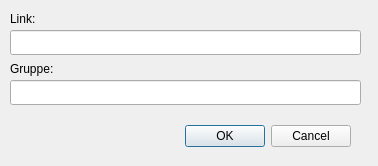
<?xml version="1.0" encoding="UTF-8"?>
<ui version="4.0">
 <class>DialogA</class>
 <widget class="QDialog" name="DialogA">
  <property name="geometry">
   <rect>
    <x>0</x>
    <y>0</y>
    <width>378</width>
    <height>166</height>
   </rect>
  </property>
  <property name="windowTitle">
   <string>Dialog</string>
  </property>
  <widget class="QDialogButtonBox" name="buttonBox">
   <property name="geometry">
    <rect>
     <x>10</x>
     <y>120</y>
     <width>341</width>
     <height>32</height>
    </rect>
   </property>
   <property name="orientation">
    <enum>Qt::Horizontal</enum>
   </property>
   <property name="standardButtons">
    <set>QDialogButtonBox::Cancel|QDialogButtonBox::Ok</set>
   </property>
  </widget>
  <widget class="QLabel" name="label">
   <property name="geometry">
    <rect>
     <x>10</x>
     <y>10</y>
     <width>131</width>
     <height>17</height>
    </rect>
   </property>
   <property name="text">
    <string>Link:</string>
   </property>
  </widget>
  <widget class="QLineEdit" name="lineEdit">
   <property name="geometry">
    <rect>
     <x>10</x>
     <y>30</y>
     <width>351</width>
     <height>25</height>
    </rect>
   </property>
  </widget>
  <widget class="QLineEdit" name="lineEdit_2">
   <property name="geometry">
    <rect>
     <x>10</x>
     <y>80</y>
     <width>351</width>
     <height>25</height>
    </rect>
   </property>
  </widget>
  <widget class="QLabel" name="label_2">
   <property name="geometry">
    <rect>
     <x>10</x>
     <y>60</y>
     <width>64</width>
     <height>17</height>
    </rect>
   </property>
   <property name="text">
    <string>Gruppe:</string>
   </property>
  </widget>
 </widget>
 <resources/>
 <connections>
  <connection>
   <sender>buttonBox</sender>
   <signal>accepted()</signal>
   <receiver>DialogA</receiver>
   <slot>accept()</slot>
   <hints>
    <hint type="sourcelabel">
     <x>248</x>
     <y>254</y>
    </hint>
    <hint type="destinationlabel">
     <x>157</x>
     <y>274</y>
    </hint>
   </hints>
  </connection>
  <connection>
   <sender>buttonBox</sender>
   <signal>rejected()</signal>
   <receiver>DialogA</receiver>
   <slot>reject()</slot>
   <hints>
    <hint type="sourcelabel">
     <x>316</x>
     <y>260</y>
    </hint>
    <hint type="destinationlabel">
     <x>286</x>
     <y>274</y>
    </hint>
   </hints>
  </connection>
 </connections>
</ui>
